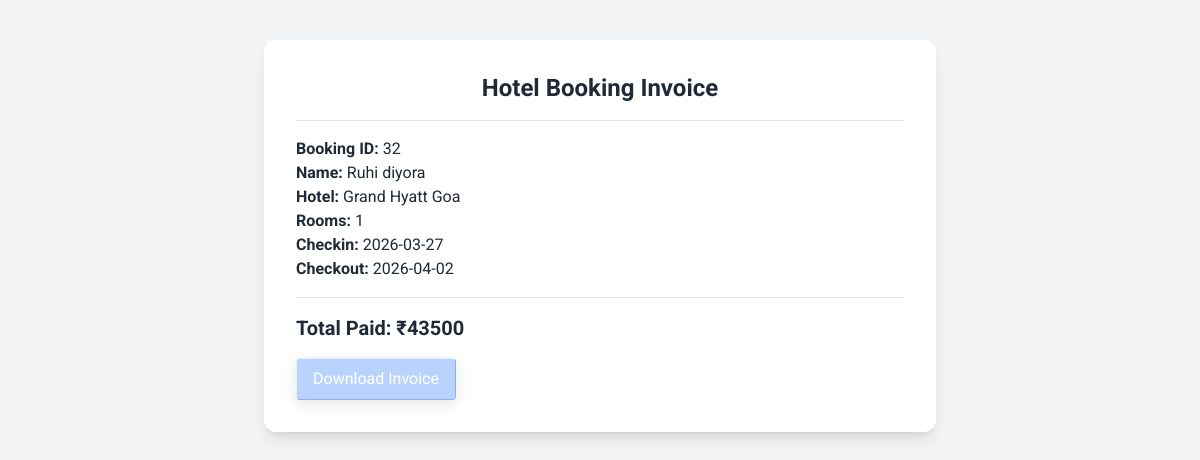
The page /load_rooms.php?id=32 on the database its author committed.
### tables this page shows
CREATE TABLE `booking` (
  `id` int(11) NOT NULL,
  `booking_no` varchar(20) DEFAULT NULL,
  `hotel_id` int(11) DEFAULT NULL,
  `hotel_name` varchar(255) DEFAULT NULL,
  `user_name` varchar(100) DEFAULT NULL,
  `user_email` varchar(100) DEFAULT NULL,
  `checkin_date` date DEFAULT NULL,
  `checkout_date` date DEFAULT NULL,
  `rooms` int(11) DEFAULT NULL,
  `room_type` varchar(50) DEFAULT NULL,
  `price` int(11) DEFAULT NULL,
  `status` enum('Pending','Approved','Cancelled','Paid') NOT NULL DEFAULT 'Pending',
  `cancel_reason` text DEFAULT NULL,
  `guest_data` text DEFAULT NULL,
  `created_at` timestamp NOT NULL DEFAULT current_timestamp(),
  `user_id` int(11) DEFAULT NULL
);

### load_rooms.php (the view, shortened to what this page needs)
<?php
include("config.php");
$id = $_GET['id'];
$res = mysqli_query($conn,"SELECT * FROM booking WHERE id='$id'");
$data = mysqli_fetch_assoc($res);
?>
<!DOCTYPE html>
<html>
<head>
<script src="https://cdn.tailwindcss.com"></script>
 <link rel="stylesheet" href="/Hotel-sphere/style.css">
</head>
<body class="bg-gray-100 p-10">
<div class="max-w-2xl mx-auto bg-white p-8 shadow-lg rounded-xl">
<h2 class="text-2xl font-bold text-center mb-4">
Hotel Booking Invoice
</h2>
<hr class="mb-4">
<p><b>Booking ID:</b> <?= $data['id'] ?></p>
<p><b>Name:</b> <?= $data['user_name'] ?></p>
<p><b>Hotel:</b> <?= $data['hotel_name'] ?></p>
<p><b>Rooms:</b> <?= $data['rooms'] ?></p>
<p><b>Checkin:</b> <?= $data['checkin_date'] ?></p>
<p><b>Checkout:</b> <?= $data['checkout_date'] ?></p>
<hr class="my-4">
<p class="text-xl font-bold">
Total Paid: ₹<?= $data['price'] ?>
</p>
<button onclick="window.print()"
class="mt-4 bg-primary text-white px-4 py-2 rounded">
Download Invoice
</button>
</div>
</body>
</html>

### style.css (style rules this page uses)
:root { --primary-color: #3b82f6; --primary-hover: #2563eb; --secondary-color: #3b82f6; --bg-color: #f3f4f6; --text-color: #1f2937; --text-muted: #4b5563; --success-color: #3b82f6; --error-color: #dc2626; --body-bg-image: radial-gradient(circle at 10% 80%, transparent 15%, rgba(59, 130, 246, 0.25) 20%, rgba(59, 130, 246, 0.1) 25%, transparent 35%), radial-gradient(circle at 85% 20%, transparent 20%, rgba(59, 130, 246, 0.2) 25%, rgba(59, 130, 246, 0.08) 30%, transparent 45%), radial-gradient(ellipse at 50% 50%, transparent 30%, rgba(59, 130, 246, 0.1) 35%, transparent 45%); --glass-bg: rgba(255, 255, 255, 0.45); --glass-border: rgba(255, 255, 255, 0.5); --glass-border-light: rgba(255, 255, 255, 0.9); --glass-shadow: rgba(0, 0, 0, 0.05); --glass-text: #1f2937; --btn-glass-bg: rgba(59, 130, 246, 0.35); --btn-glass-border: rgba(59, 130, 246, 0.4); --btn-glass-border-light: rgba(255, 255, 255, 0.6); --btn-glass-text: #ffffff; --input-bg: rgba(255, 255, 255, 0.9); --input-border: rgba(0, 0, 0, 0.1); }
body, html { font-family: 'Roboto', sans-serif; background-color: var(--bg-color) !important; color: var(--text-color) !important; margin: 0; min-height: 100vh; transition: background-color 0.3s ease, color 0.3s ease; border-radius: 0 !important; box-shadow: none !important; border: none !important; backdrop-filter: none !important; -webkit-backdrop-filter: none !important; }
body:not(.bg-gray-100), html:not(.bg-gray-100) { background-image: var(--body-bg-image) !important; background-attachment: fixed !important; background-repeat: no-repeat !important; background-size: cover !important; }
.bg-primary { background-color: var(--primary-color) !important; }
.btn-glass, button:not(.custom-toggle), input[type="submit"], input[type="button"], a[class*="bg-primary"], a[class*="bg-blue-"], a[class*="bg-green-"], a[class*="bg-gray-"], a[class*="bg-purple-"], a[class*="bg-red-"] { background: var(--btn-glass-bg) !important; backdrop-filter: blur(10px) !important; -webkit-backdrop-filter: blur(10px) !important; border: 1px solid var(--btn-glass-border) !important; border-top: 1px solid var(--btn-glass-border-light) !important; border-left: 1px solid var(--btn-glass-border-light) !important; color: var(--btn-glass-text) !important; box-shadow: 0 4px 15px rgba(0, 0, 0, 0.1) !important; transition: all 0.3s ease !important; position: relative; overflow: hidden; z-index: 1; }
.btn-glass::after, button:not(.custom-toggle):after, input[type="submit"]:after, input[type="button"]:after, a[class*="bg-primary"]::after, a[class*="bg-blue-"]::after, a[class*="bg-green-"]::after, a[class*="bg-gray-"]::after, a[class*="bg-purple-"]::after, a[class*="bg-red-"]::after { content: ''; position: absolute; top: 0; left: -100%; width: 50%; height: 100%; background: linear-gradient(to right, rgba(255,255,255,0) 0%, rgba(255,255,255,0.3) 50%, rgba(255,255,255,0) 100%); transform: skewX(-25deg); transition: all 0.7s ease; z-index: -1; }

### rows shown on the page
booking: id "32", user_name "Ruhi diyora", hotel_name "Grand Hyatt Goa", rooms "1", checkin_date "2026-03-27", checkout_date "2026-04-02", price "43500"
